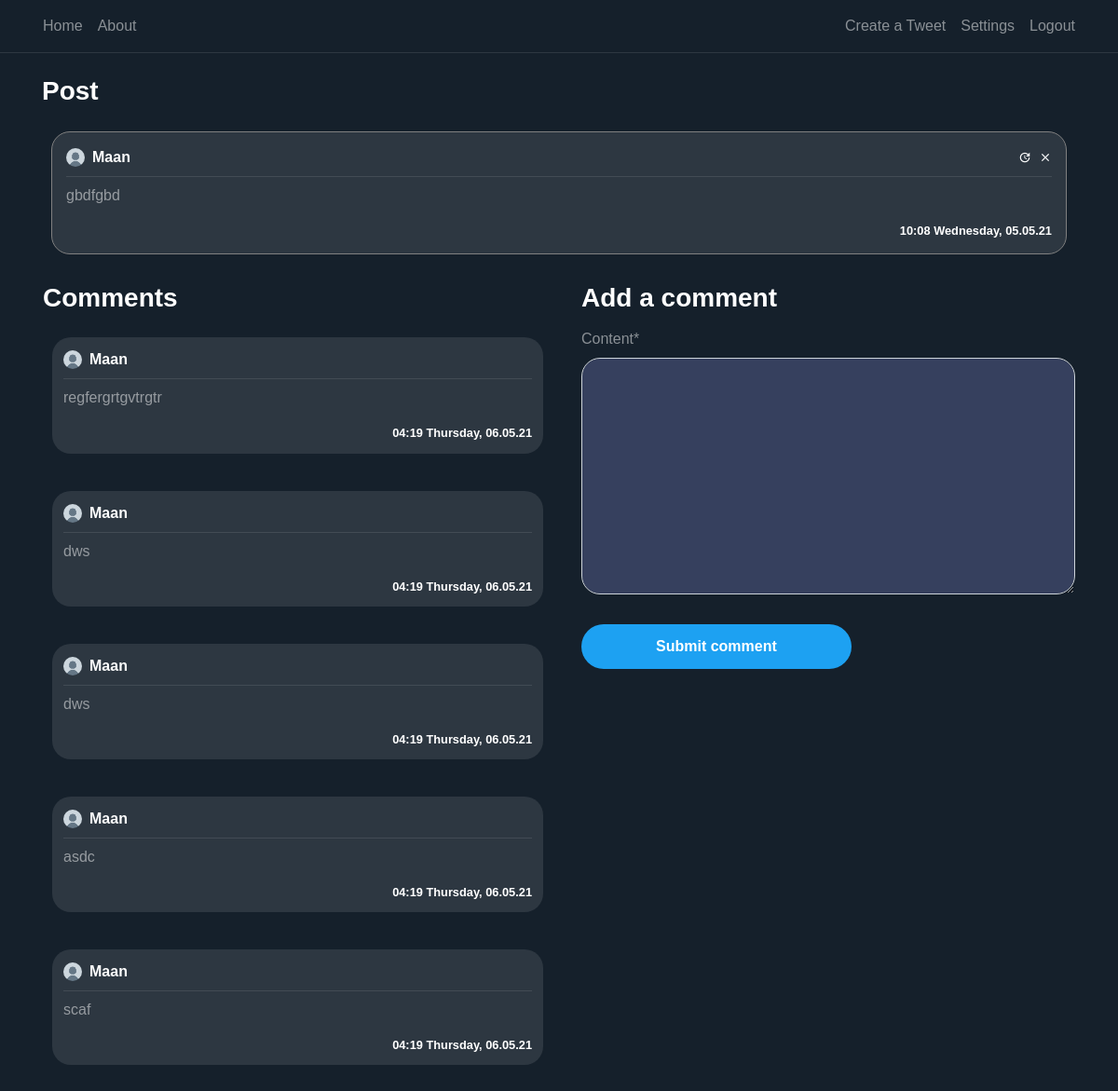
The app's page /post/1/ (signed in) with its own data.
### blog/models.py (models this page shows, shortened)
class Post(models.Model):
    content = models.TextField(max_length=1000)
    date_posted = models.DateTimeField(default=timezone.now)
    author = models.ForeignKey(User, on_delete=models.CASCADE)
    likes= models.IntegerField(default=0)
    dislikes= models.IntegerField(default=0)

class Comment(models.Model):
    content = models.TextField(max_length=150)
    date_posted = models.DateTimeField(default=timezone.now)
    author = models.ForeignKey(User, on_delete=models.CASCADE)
    post_connected = models.ForeignKey(Post, on_delete=models.CASCADE)

### users/models.py (models this page shows, shortened)
class Profile(models.Model):
    user = models.OneToOneField(User, on_delete=models.CASCADE)
    image = models.ImageField(default='default.png', upload_to='profile_pics')

### blog/views.py (the view)
# urls.py: path('post/<int:pk>/', PostDetailView.as_view(), name='post-detail'),
class PostDetailView(DetailView):
    model = Post
    template_name = 'blog/post_detail.html'
    context_object_name = 'post'
    def get_context_data(self, **kwargs):
        data = super().get_context_data(**kwargs)
        comments_connected = Comment.objects.filter(post_connected=self.get_object()).order_by('-date_posted')
        data['comments'] = comments_connected
        data['form'] = NewCommentForm(instance=self.request.user)
        return data
    def post(self, request, *args, **kwargs):
        new_comment = Comment(content=request.POST.get('content'),
                              author=self.request.user,
                              post_connected=self.get_object())
        new_comment.save()
        return self.get(self, request, *args, **kwargs)

### blog/forms.py
class NewCommentForm(forms.ModelForm):
    class Meta:
        model = Comment
        fields = ['content']

### templates/blog/post_detail.html (shortened to what this page needs)
{% extends "blog/base.html" %}
{% load crispy_forms_tags %}
{% block content %}
<div class="container">
    <h3 class="white-important mb-3">
        Post
    </h3>
   <article class="media content-section">
        <div style="width: 100%; word-break: break-all;" class="hovered-tweet-comment">
            <div class="pb-2 row m-0 " style="width: 100%; margin-right: 0 !important;">
               <div
                       style="padding-left: 0px !important;"
                       class="col-8 no-padding d-flex align-items-center">
                   <img
                       class="rounded-circle mr-2"
                       style="width: 20px; height: 20px;"
                       src="{{ post.author.profile.image.url }}">
                   <a class="mr-2 white-important" href="{% url 'user-posts' post.author %}">
                       {{ post.author }}
                   </a>
               </div>
               <div class="col-4 d-flex flex-row-reverse no-padding align-items-center"
                    style="padding-right: 0 !important;">
                   {% if post.author == user %}
                        <a class="material-icons ml-2"
                           style="font-size: 14px"
                                href="{% url 'post-delete' post.id %}">clear</a>
                        <a class="material-icons ml-2"
                           style="font-size: 14px"
                                href="{% url 'post-update' post.id %}">update</a>
                    {%  endif %}
               </div>
           </div>
            <div
                    class="mb-2 "
                    style="width: 100%; height: 1px; background-color: rgba(255, 255, 255, 0.1)"></div>
            <a style="color: rgba(255, 255, 255, 0.5) !important;">
                <p>
                    {{ post.content }}
                </p>
                <small
                    class="white-important d-flex full-width flex-row-reverse">
                    {{ post.date_posted | date:"H:i l, d.m.y" }}
                </small>
            </a>
        </div>
   </article>
    <div class="row pl-3">
        <div class="col-12 col-md-6 pl-0">
         <h3 class="white-important mb-3">
             Comments
         </h3>
        {% for comment in comments %}
            <article class="media content-section">
                <div style="width: 100%; word-break: break-all;" class="hovered-tweet-comment-in">
                <div class="pb-2 row m-0" style="width: 100%; margin-right: 0 !important;">
                   <div
                           style="padding-left: 0px !important;"
                           class="col-8 no-padding d-flex align-items-center">
                       <img
                           class="rounded-circle mr-2"
                           style="width: 20px; height: 20px;"
                           src="{{ comment.author.profile.image.url }}">
                       <a class="mr-2 white-important" href="{% url 'user-posts' comment.author.username %}">
                           {{ comment.author }}
                       </a>
                   </div>
               </div>
                <div
                        class="mb-2"
                        style="width: 100%; height: 1px; background-color: rgba(255, 255, 255, 0.1)"></div>
                <a style="color: rgba(255, 255, 255, 0.5) !important;">
                    <p>
                        {{ comment.content }}
                    </p>
                    <small
                        class="white-important d-flex full-width flex-row-reverse">
                        {{ comment.date_posted | date:"H:i l, d.m.y" }}
                    </small>
                </a>
            </div>
            </article>
        {% endfor %}
        </div>
        {% if user is not None %}
            <div class="col-12 col-md-6 pl-0 pl-md-3 pr-3">
                <h3 class="white-important mb-3">
                    Add a comment
                </h3>
                <form method="POST">
                    <fieldset class="form-group">
                        {{ form | crispy }}
                    </fieldset>
                    <div class="form-group">
                        <button class="btn btn-outline-primary" type="submit">Submit comment</button>
                    </div>
                </form>
            </div>
        {% endif %}
    </div>
  </div>
{% endblock content %}

### static/main.css (style rules this page uses)
:root { --muted-color: rgba(255, 255, 255, 0.5); }
body { background: #15202b; color: var(--muted-color); margin-top: 5rem; }
h1, h2, h3, h4, h5, h6 { color: var(--muted-color); }
.content-section { padding: 10px 10px; margin-bottom: 20px; }
.no-padding { padding: 0 !important; }
a { color: white; text-underline: none; text-decoration: none !important; }
article { border-radius: 4px; }
.white-important { color: white; font-weight: bold; }
.full-width { width: 100% }
.btn-outline-primary { border-color: white; color: white !important; padding: 12px 80px 12px 80px; font-weight: bold; background-color: #1da1f2; border:0; border-radius: 25px; }
.form-control { background-color: #36405e !important; color: var(--muted-color) !important; box-shadow: 0 0 0 0 !important; border-radius: 20px !important; }
.hovered-tweet-comment { background-color: #2d3741 !important; padding:15px; border-radius: 20px; border:1px solid grey; }
.hovered-tweet-comment-in { background-color: #2d3741 !important; padding:12px; border-radius: 20px; }

### static/style.css (style rules this page uses)
body { font-family: Arial, Helvetica, sans-serif; height: 100vh; margin: 0; padding: 0; }

### records on screen
Post: author.profile.image (placeholder picture), author "Maan", content "gbdfgbd", date_posted "10:08 Wednesday, 05.05.21"
Comment: author.profile.image (placeholder picture), author "Maan", content "regfergrtgvtrgtr", date_posted "04:19 Thursday, 06.05.21"
Comment: author.profile.image (placeholder picture), author "Maan", content "dws", date_posted "04:19 Thursday, 06.05.21"
Comment: author.profile.image (placeholder picture), author "Maan", content "dws", date_posted "04:19 Thursday, 06.05.21"
Comment: author.profile.image (placeholder picture), author "Maan", content "asdc", date_posted "04:19 Thursday, 06.05.21"
Comment: author.profile.image (placeholder picture), author "Maan", content "scaf", date_posted "04:19 Thursday, 06.05.21"
